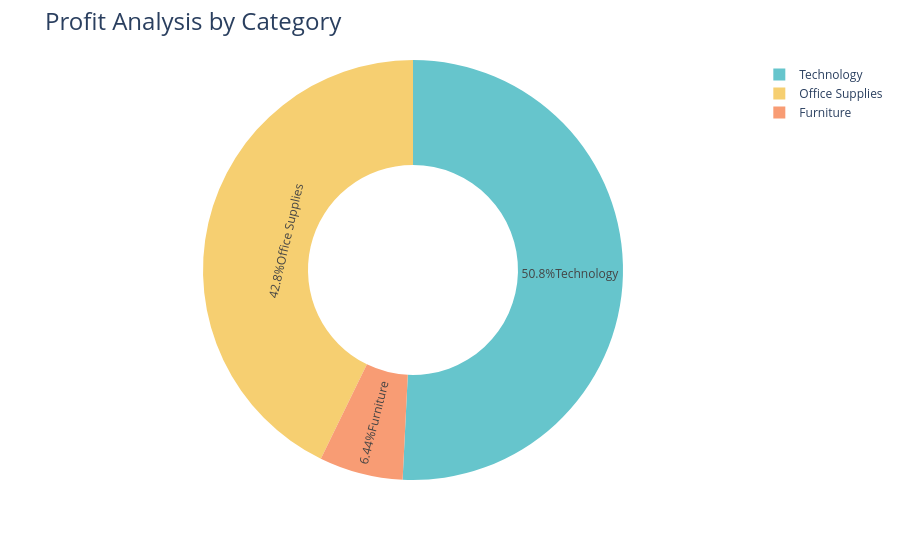

The code cell stored with this chart in its notebook:
### Code cell
fig = px.pie(
    profit_by_category,
    values='Profit',
    names='Category',
    hole=0.5,
color_discrete_sequence=px.colors.qualitative.Pastel)

fig.update_traces(
    textposition='inside', 
    texttemplate='%{percent}%{label}')
fig.update_layout(
    title_text='Profit Analysis by Category',
    title_font=dict(size=24))

fig.show()

### Figure 1 — Plotly figure (JSON) as saved in the notebook; plotly's stock layout.template omitted (floating-point values rounded to 4 significant figures)
{"data": [{"domain": {"x": [0, 1], "y": [0, 1]}, "hole": 0.5, "hovertemplate": "Category=%{label}<br>Profit=%{value}<extra></extra>", "labels": ["Furniture", "Office Supplies", "Technology"], "legendgroup": "", "name": "", "showlegend": true, "textposition": "inside", "texttemplate": "%{percent}%{label}", "type": "pie", "values": [18450.0, 122500.0, 145500.0]}], "layout": {"legend": {"tracegroupgap": 0}, "margin": {"t": 60}, "piecolorway": ["rgb(102, 197, 204)", "rgb(246, 207, 113)", "rgb(248, 156, 116)", "rgb(220, 176, 242)", "rgb(135, 197, 95)", "rgb(158, 185, 243)", "rgb(254, 136, 177)", "rgb(201, 219, 116)", "rgb(139, 224, 164)", "rgb(180, 151, 231)", "rgb(179, 179, 179)"], "title": {"font": {"size": 24}, "text": "Profit Analysis by Category"}}}
